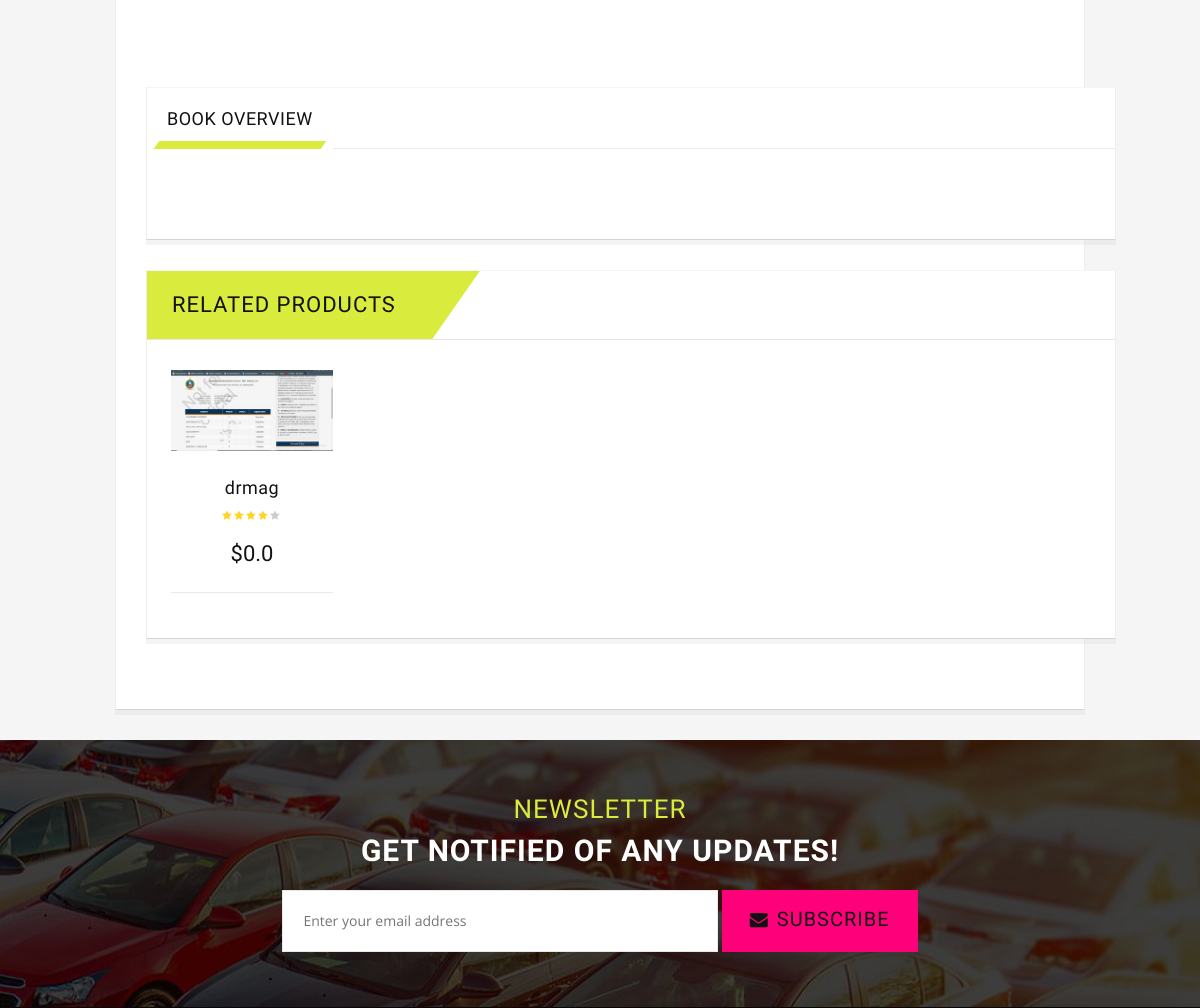
Page /books/book/2/ (middle part) on the earlier database version.
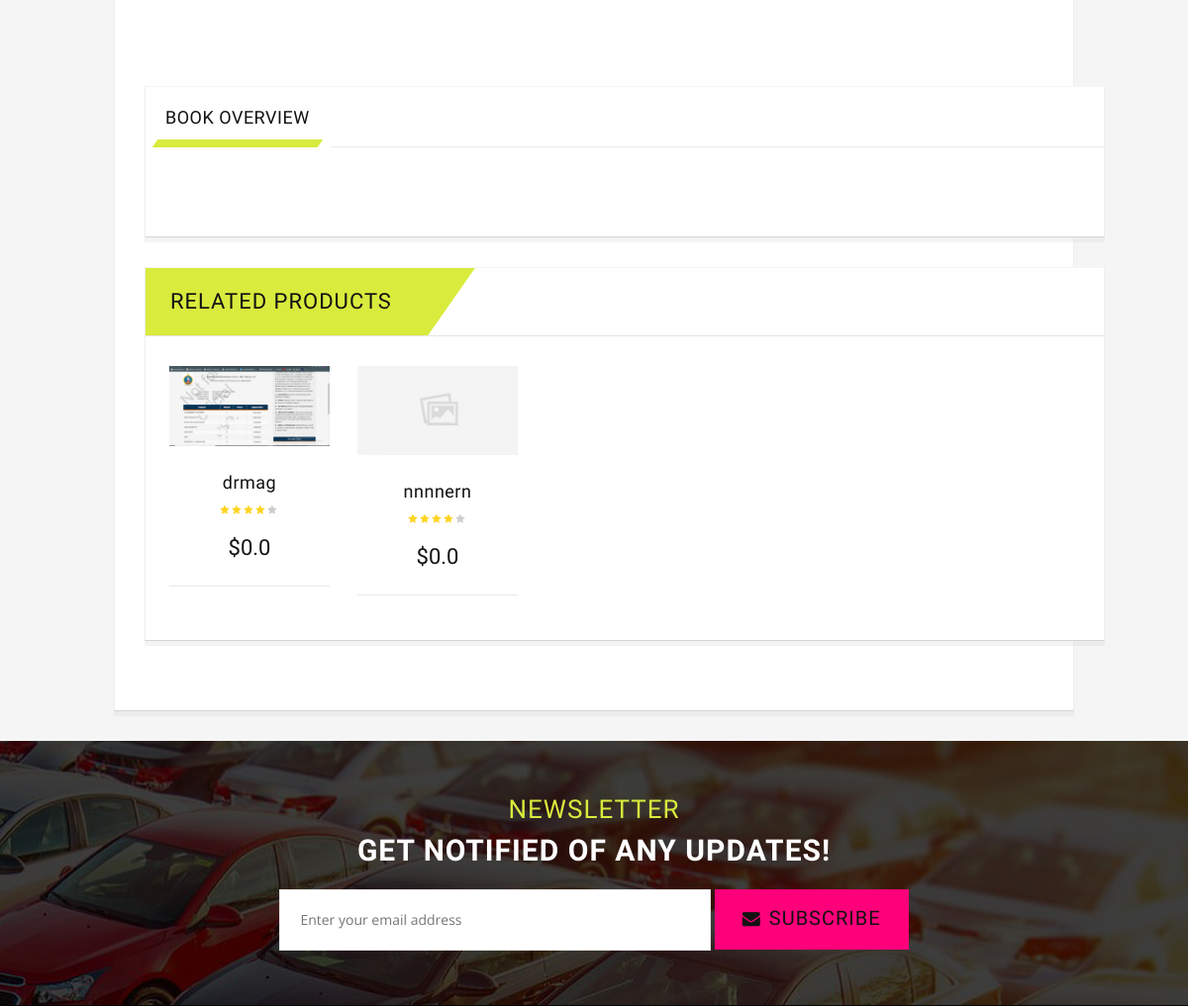
Same page on the later database version.
### books/models.py (models this page shows, shortened)
class Book(models.Model):
    seo_title =  models.CharField(max_length=200,default="Tradebay book detail")
    seo_description =  models.CharField(max_length=200,default="Tradebay book detail")
    url_slug = models.SlugField(blank=True)
    title = models.CharField(max_length=200)
    auther = models.CharField(max_length=200)
    category = models.ForeignKey(Category , on_delete=models.CASCADE)
    book_file = models.FileField(upload_to='cars')
    book_summary = models.TextField(max_length=500,default="book summury")
    book_thumbnail = models.ImageField(upload_to='cars',default='default.PNG')
    merchant = models.ForeignKey(MerchantUser,on_delete=models.CASCADE)
    price = models.FloatField(default=0.0)

### books/views.py (the view)
# urls.py: path('book/<int:id>/',views.book_detail, name ='book_detail'),
def book_detail(request, id):
    books = Book.objects.get(id=id)
    related_topics = Book.objects.filter(category = books.category).exclude(id=id)[:2]
    context = {
		'books': books,
        'title': books.seo_title,
        'description':books.seo_description,
        'related_topics':related_topics
	}
    return render(request, "books/book_detail.html",context)

### Djangoecormeceapp/context_processor.py (called while the page is built)
def product_listing(request):
    productCategory = request.GET.get('productCategory')
    if productCategory == None:
        products = Products.objects.all()
    else:
        products = Products.objects.filter(subcategories_id__title=productCategory)
    productCategories = SubCategories.objects.all()
    page_num = request.GET.get('page', 1)
    p = Paginator(products, 7)
    try:
        page = p.page(page_num)
    except EmptyPage:
	    page = p.page(1)
    context = {	'products':page ,
				'productCategories':productCategories,
                'title':'Tradebay Online shopping  Phones ||  TVS  ||',
                'description': 'description'
				}
    return context

### accomo/context_processor.py (called while the page is built)
def Property_listings(request):
	propertyCategory = request.GET.get('propertyCategory')
	if propertyCategory == None:
		property = Property.objects.all()
	else:
		property = Property.objects.filter(category__name=propertyCategory)
	propertyCategories = Category.objects.all()
	page_num = request.GET.get('page', 1)
	p = Paginator(property, 10)
	try:
		page = p.page(page_num)
	except EmptyPage:
		page = p.page(1)
	context = {	'property':page ,
				'propertyCategories':propertyCategories,
				}
	return context

### books/templates/books/book_detail.html (shortened to what this page needs)
{% extends 'front_end_templates/base.html' %}
{% load static %}
{% block content %}
  <div class="main-container col1-layout wow bounceInUp animated">
    <div class="main">
      <div class="col-main">
        <div class="product-view wow bounceInUp animated" itemscope="" itemtype="http://schema.org/Product" itemid="#product_base">
          <div class="product-essential container">
            <div class="row">
              <form action="#" method="post" id="product_addtocart_form">
                <div class="product-shop col-lg- col-sm-7 col-xs-12">
                  <div class="price-block">
                  <div class="social">
                    <ul class="link">
                      {% load social_share %}
                    </ul>
                  </div>
                </div>
              </form>
            </div>
          </div>
          <div class="product-collateral container">
            <ul id="product-detail-tab" class="nav nav-tabs product-tabs">
              <li class="active"> <a href="#product_tabs_description" data-toggle="tab"> Book Overview </a> </li>
            </ul>
            <div id="productTabContent" class="tab-content">
            </div>
          </div>
          <div class="box-additional">
            <div class="related-pro container">
              <div class="slider-items-products">
                <div class="new_title center">
                  <h2>Related Products</h2>
                </div>
                <div id="related-slider" class="product-flexslider hidden-buttons">
                  <div class="slider-items slider-width-col4 products-grid">
                  {% for boo in related_topics %}
                    <div class="item">
                      <div class="item-inner">
                        <div class="item-img">
                          <div class="item-img-info"><a href="" title="Retis lapen casen" class="product-image"><img src="{{ boo.book_thumbnail.url}}" alt="Retis lapen casen"></a>
                          </div>
                        </div>
                        <div class="item-info">
                          <div class="info-inner">
                            <div class="item-title"><a href="" title="Retis lapen casen">{{ boo.title }}</a> </div>
                            <div class="item-content">
                              <div class="rating">
                                <div class="ratings">
                                  <div class="rating-box">
                                    <div class="rating" style="width:80%"></div>
                                  </div>
                                </div>
                              </div>
                              <div class="item-price">
                                <div class="price-box"><span class="regular-price"><span class="price">${{ boo.price}}</span> </span> </div>
                              </div>
                              <div class="other-info">
                              </div>
                            </div>
                          </div>
                        </div>
                      </div>
                    </div>
                    {% endfor  %}
                  </div>
                </div>
              </div>
            </div>
          </div>
        </div>
      </div>
    </div>
  </div>
</div>
{%  endblock %}

Differences in the rows shown:
added Book: title "nnnnern", price "0.0"
